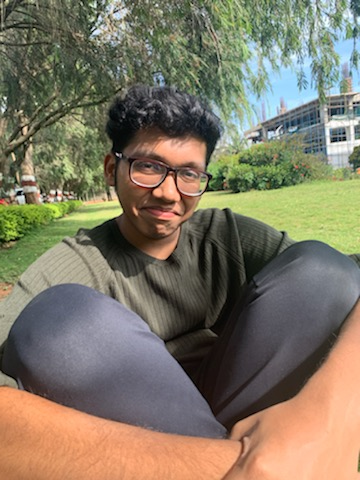
#> input picture opencv/feature_matching.jpeg, 360 x 480 px
$ python opencv14.py
#> lines starting #> are read from the running program, lines starting #| are printed output that depends on the picture
# this code is for feature matching
# we can match features in a image, to features in different image
# kept in differnt orientation or lighting

import numpy as np
import cv2
import matplotlib.pyplot as plt

#img1 = cv2.imread('opencv-feature-matching-template.jpg',0)
#img2 = cv2.imread('opencv-feature-matching-image.jpg',0)
img1 = cv2.imread('feature_matching.jpeg',0)
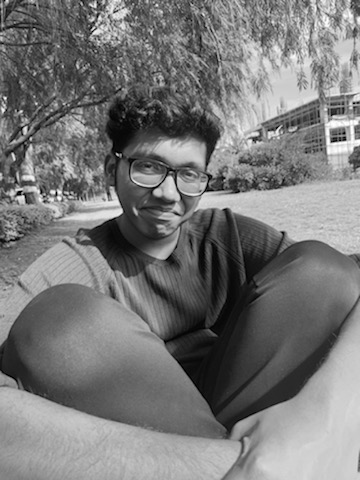
#> img1: shape (480, 360); min 0, max 255, mean 120.7
img2 = cv2.imread('feature_matching2.jpeg',0)
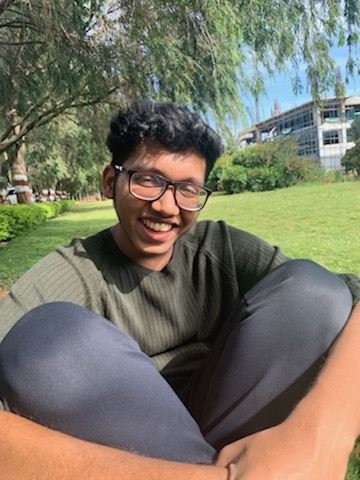
#> input picture opencv/feature_matching2.jpeg, 360 x 480 px
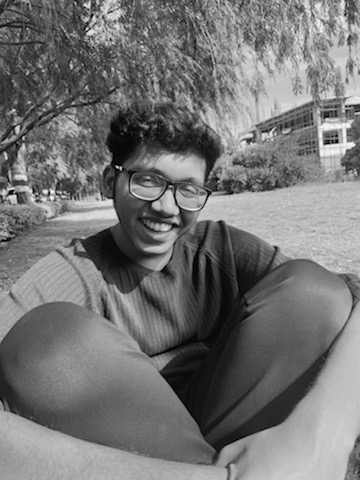
#> img2: shape (480, 360); min 0, max 249, mean 116.8

orb = cv2.ORB_create()

kp1, des1 = orb.detectAndCompute(img1,None)
#> kp1 = 500 keypoints; strongest (x, y, size): (56, 194, 31), (53, 192, 31), (56, 193, 37.2), (206, 190, 37.2)
kp2, des2 = orb.detectAndCompute(img2,None)
#> kp2 = 500 keypoints; strongest (x, y, size): (120, 168, 31), (49, 193, 31), (46, 191, 31), (324, 143, 31)

bf = cv2.BFMatcher(cv2.NORM_HAMMING, crossCheck=True)

matches = bf.match(des1,des2)
#> matches = 250 matches
matches = sorted(matches, key = lambda x:x.distance)

img3 = cv2.drawMatches(img1,kp1,img2,kp2,matches[:100],None, flags=2)
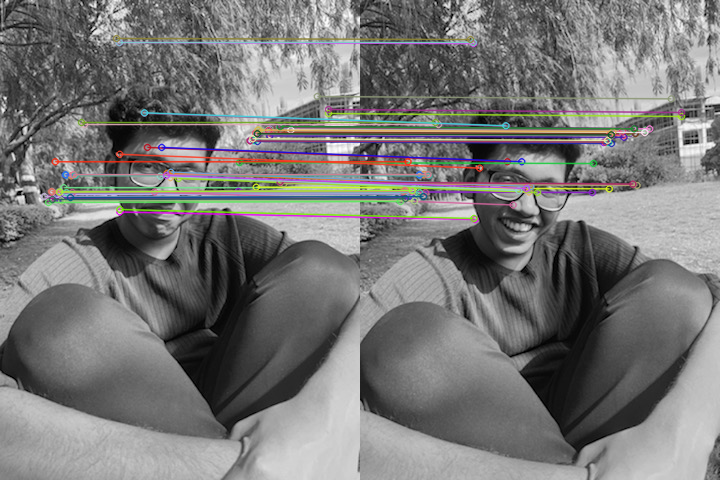
#> img3: shape (480, 720, 3); mean of channels 0, 1, 2 118.9, 119.5, 120.1; drawn as B, G, R
plt.imshow(img3)
plt.show()
